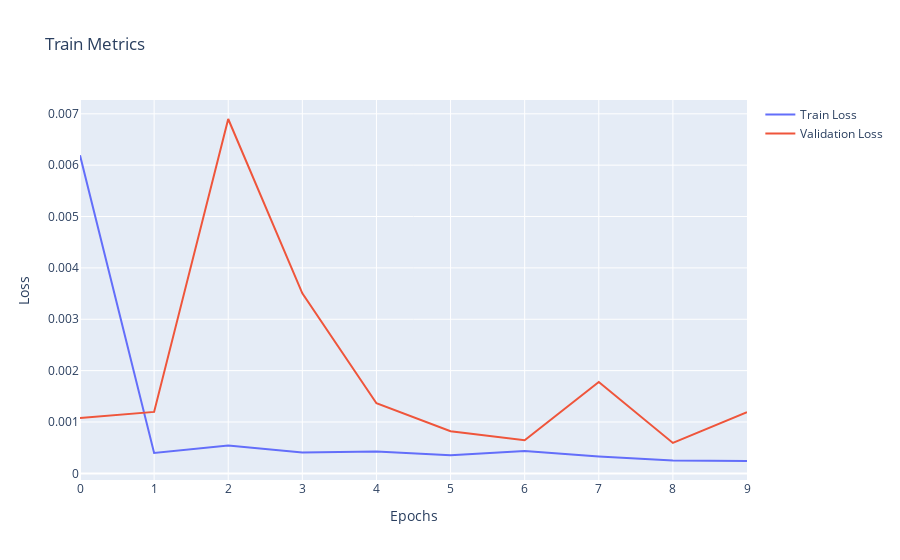

Source (notebook cell):
### Code cell
#Predictions and take the real values

history_df = pd.DataFrame(history.history)
go.Figure() \
.add_trace(go.Scatter(x=history_df.index, y=history_df.loss, mode="lines", name="Train Loss")) \
.add_trace(go.Scatter(x=history_df.index, y=history_df.val_loss, mode="lines", name="Validation Loss")) \
.update_layout(
    title="Train Metrics",
    xaxis_title="Epochs",
    yaxis_title="Loss",
)

### Figure 1 — Plotly figure (JSON) as saved in the notebook; plotly's stock layout.template omitted (floating-point values rounded to 4 significant figures)
{"data": [{"mode": "lines", "name": "Train Loss", "type": "scatter", "x": [0, 1, 2, 3, 4, 5, 6, 7, 8, 9], "y": [0.006191, 0.0003968, 0.0005404, 0.0004062, 0.0004281, 0.0003532, 0.0004363, 0.0003284, 0.0002523, 0.0002411]}, {"mode": "lines", "name": "Validation Loss", "type": "scatter", "x": [0, 1, 2, 3, 4, 5, 6, 7, 8, 9], "y": [0.001078, 0.001197, 0.006898, 0.003504, 0.001366, 0.0008204, 0.0006439, 0.001779, 0.0005923, 0.00119]}], "layout": {"title": {"text": "Train Metrics"}, "xaxis": {"title": {"text": "Epochs"}}, "yaxis": {"title": {"text": "Loss"}}}}
